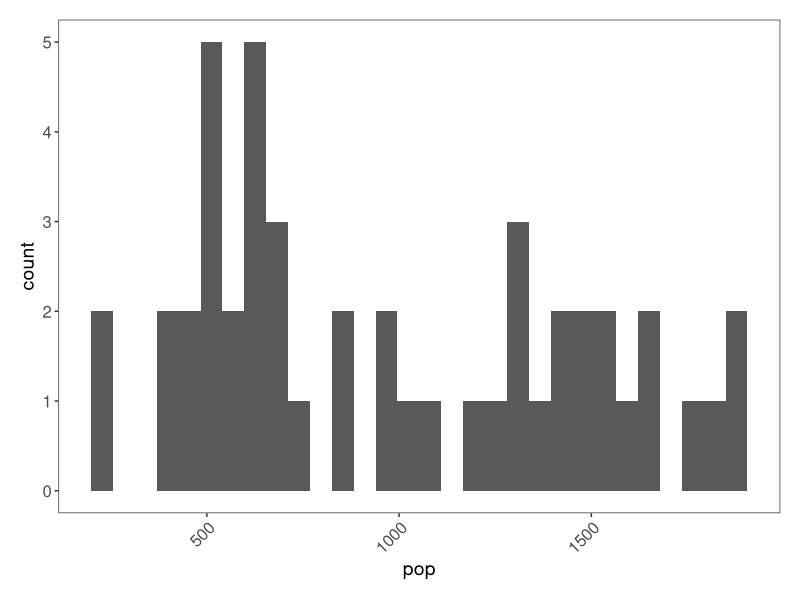
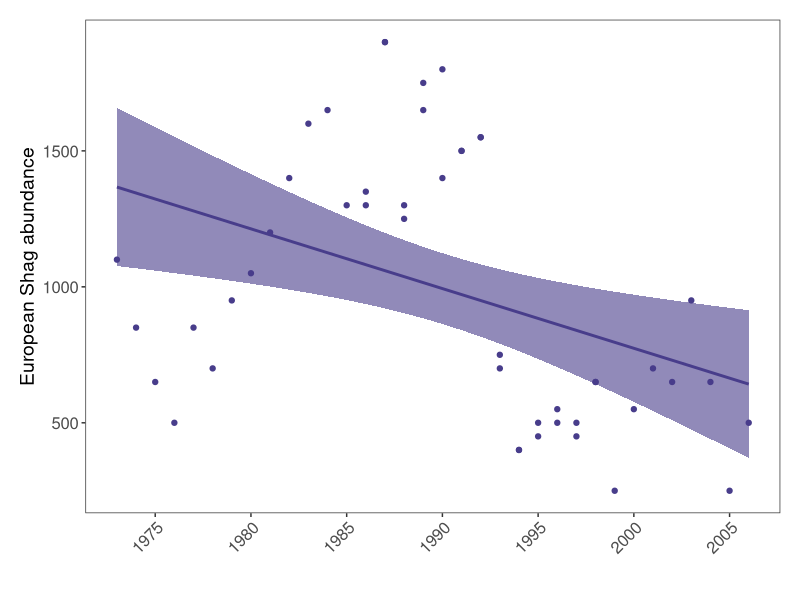
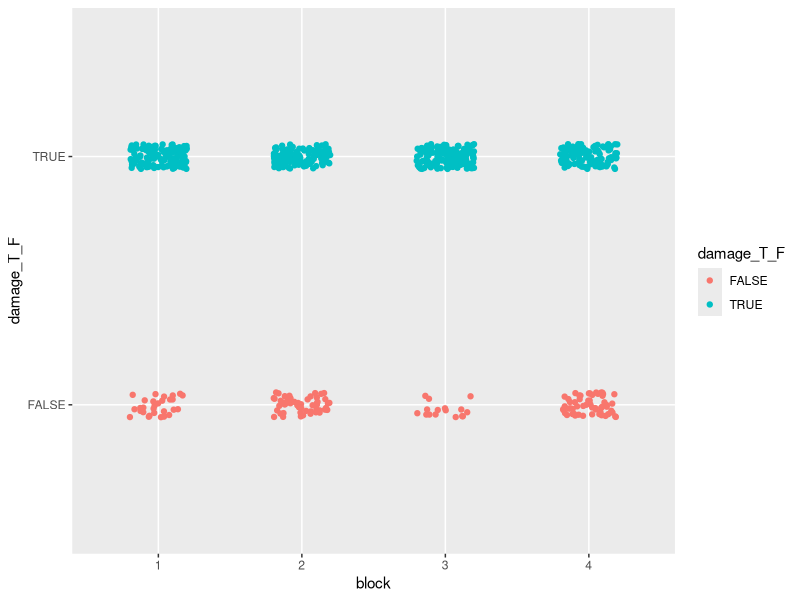
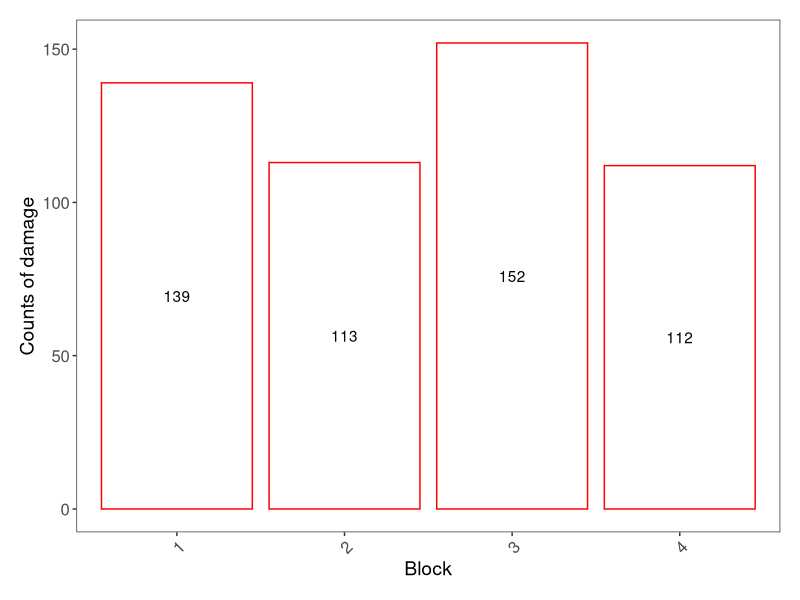

The R script that drew these images, in order:
##%######################################################%##
#                                                          #
####          BASICS OF STATISTICAL MODELLING           ####
####             Course by our coding club              ####
####       Practicing generalised linear models         ####
####                      27.7.2024                     ####
#                                                          #
##%######################################################%##

# Data with poisson and a binomial distribution

# Used packages ----
library(ggplot2)
library(ggthemes)
library(dplyr)

## Functions ----
theme.clean <- function(){
  theme_bw()+
    theme(axis.text.x = element_text(size = 12, angle = 45, vjust = 1, hjust = 1),
          axis.text.y = element_text(size = 12),
          axis.title.x = element_text(size = 14, face = "plain"),             
          axis.title.y = element_text(size = 14, face = "plain"),             
          panel.grid.major.x = element_blank(),                                          
          panel.grid.minor.x = element_blank(),
          panel.grid.minor.y = element_blank(),
          panel.grid.major.y = element_blank(),  
          plot.margin = unit(c(0.5, 0.5, 0.5, 0.5), units = , "cm"),
          plot.title = element_text(size = 20, vjust = 1, hjust = 0.5),
          legend.text = element_text(size = 12, face = "italic"),          
          legend.position = "right")
}

getwd()

shag <- read.csv("shagLPI.csv")
head(shag)
str(shag)
summary(shag)

# Making a histogram to assess data distribution
(shag.hist <- ggplot(shag, aes(pop)) +
                     geom_histogram() + 
                     theme.clean())

# count abundance data -> poisson distribution
shag.m <- glm(pop ~ year, family = poisson, data = shag)
summary(shag.m)

# Visualize the change in population throughout the years
(shag.p <- ggplot(shag, aes(x = year, y = pop)) +
    geom_point(colour = "#483D8B") +
    geom_smooth(method = glm, colour = "#483D8B", fill = "#483D8B", alpha = 0.6) +
    scale_x_continuous(breaks = c(1975, 1980, 1985, 1990, 1995, 2000, 2005)) +
    theme.clean() +
    labs(x = " ", y = "European Shag abundance"))


## A model with binomial distribution
weevil <- read.csv("Weevil_damage.csv", header = TRUE)
head(weevil)
str(weevil)

# Change block to factor
weevil$block <- as.factor(weevil$block)

# Run the generalized linear model
weevil.m <- glm(damage_T_F ~ block,family = binomial, data = weevil)
summary(weevil.m)

(weevil.p <- ggplot(weevil, aes(x = block, y = damage_T_F))+
  geom_jitter(aes(color = damage_T_F), height = 0.05, width = 0.2))

# show the total amount of T/F in each block
weevil_count <- weevil %>%
  group_by(block, damage_T_F) %>%
  summarise(count = n())

weevil_TRUE <- weevil_count %>%
  filter(damage_T_F == TRUE)

(ggplot(weevil_TRUE, aes(x = block, y = count))+
    geom_bar(stat = "identity", position = "dodge", fill = "white", colour = "red")+
    theme.clean() +
    labs(x = "Block", y = "Counts of damage")+
    geom_text(aes(label = count), position = position_stack(vjust = 0.5)))
